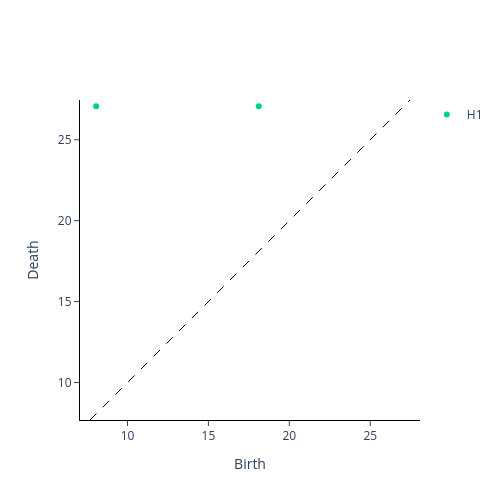

The notebook cell saved with this chart:
### Markdown cell above
### Persistence Diagram

### Code cell
cubical_persistence = CubicalPersistence(n_jobs=-1)
im8_cubical = cubical_persistence.fit_transform(im8_filtration)

cubical_persistence.plot(im8_cubical)

### Figure 1 — Plotly figure (JSON) as saved in the notebook; plotly's stock layout.template omitted (floating-point values rounded to 4 significant figures)
{"data": [{"hoverinfo": "none", "line": {"color": "black", "dash": "dash", "width": 1}, "mode": "lines", "showlegend": false, "type": "scatter", "x": [7.682, 27.46], "y": [7.682, 27.46]}, {"hoverinfo": "text", "hovertext": [], "mode": "markers", "name": "H0", "type": "scatter", "x": [], "y": []}, {"hoverinfo": "text", "hovertext": ["(8.06225774829855, 27.076809620810597)", "(18.110770276274835, 27.076809620810597)"], "mode": "markers", "name": "H1", "type": "scatter", "x": [8.062, 18.11], "y": [27.08, 27.08]}], "layout": {"height": 500, "plot_bgcolor": "white", "width": 500, "xaxis": {"autorange": false, "exponentformat": "e", "linecolor": "black", "linewidth": 1, "mirror": false, "range": [7.682, 27.46], "showexponent": "all", "showline": true, "side": "bottom", "ticks": "outside", "title": {"text": "Birth"}, "type": "linear", "zeroline": true}, "yaxis": {"autorange": false, "exponentformat": "e", "linecolor": "black", "linewidth": 1, "mirror": false, "range": [7.682, 27.46], "scaleanchor": "x", "scaleratio": 1, "showexponent": "all", "showline": true, "side": "left", "ticks": "outside", "title": {"text": "Death"}, "type": "linear", "zeroline": true}}}
